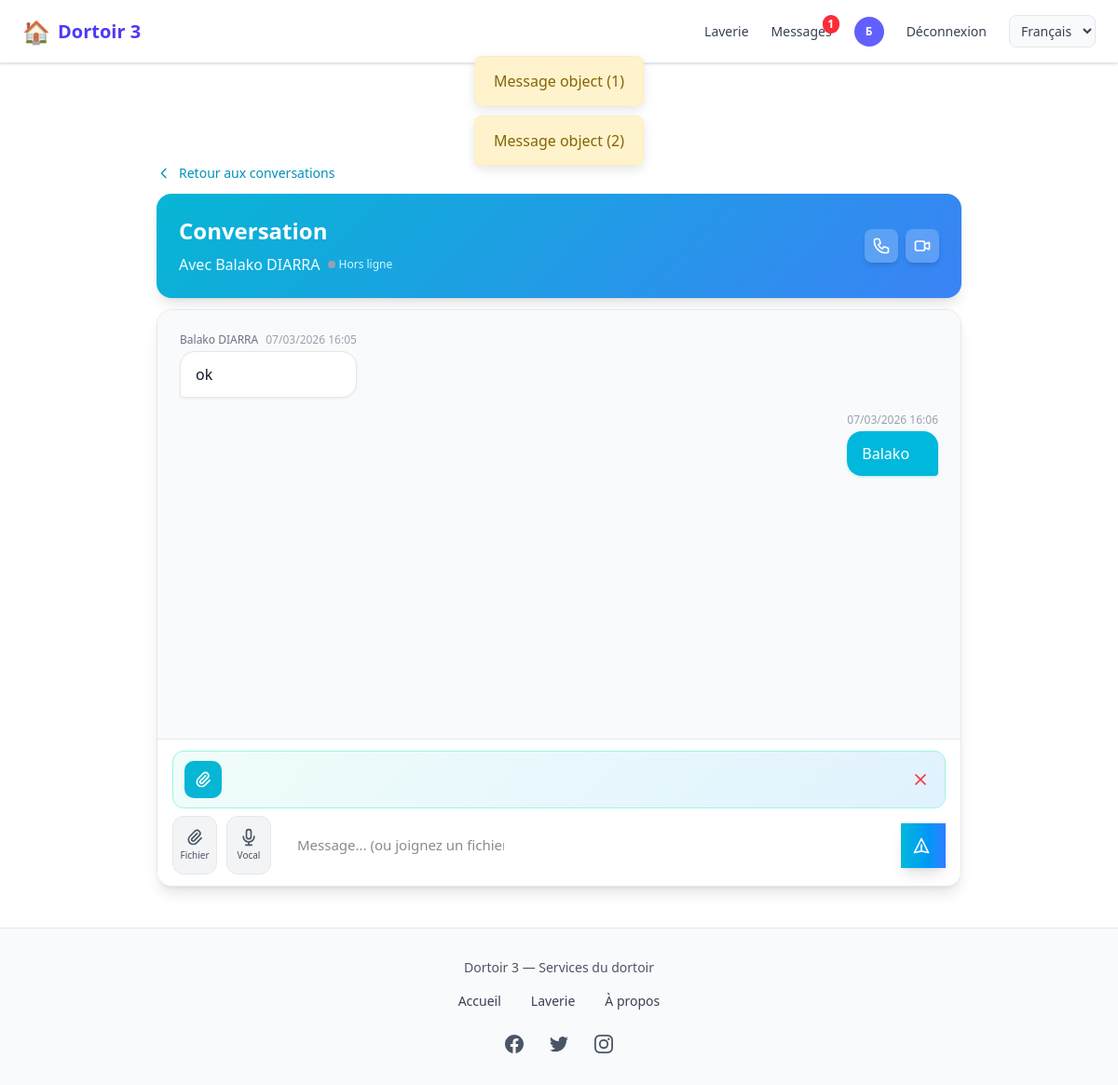
Page /chat/conversation/1/ (signed in) on the committed database.
### comptes/models.py (models this page shows, shortened)
class CustomUser(AbstractUser):
    USER_TYPES = (
        ('ADMIN', 'Administrateur'),
        ('client', 'Client'),
        ('vendeur', 'Vendeur'),
        ('coursier', 'Coursier'),
    )
    user_type = models.CharField(max_length=22, choices=USER_TYPES, default="client")
    email = models.EmailField('Adresse email', unique=True,max_length=50)
    telephone = models.CharField(max_length=20, unique=True, blank=True)
    photo = models.ImageField(upload_to=user_photo_upload_to, null=True, blank=True)
    is_premium = models.BooleanField(default=False)
    GENRE = (('masculin', 'Masculin'), ('feminin', 'Féminin'))
    genre = models.CharField(max_length=22, choices=GENRE, null=True, blank=True)
    date_inscription = models.DateField(auto_now_add=True)
    latitude = models.DecimalField(max_digits=9, decimal_places=6, blank=True, null=True)
    longitude = models.DecimalField(max_digits=9, decimal_places=6, blank=True, null=True)
    last_activity = models.DateTimeField(null=True, blank=True, verbose_name="Dernière activité")
    REQUIRED_FIELDS = ['email', 'user_type']
    @property
    def display_name(self):
        return f"{self.first_name} {self.last_name}" if self.first_name or self.last_name else self.username
    @property
    def is_online(self):
        if not self.last_activity:
            return False
        from django.utils import timezone
        from datetime import timedelta
        return timezone.now() - self.last_activity < timedelta(minutes=5)

### chat/models.py (models this page shows)
class Message(models.Model):
    conversation = models.ForeignKey(
        Conversation,
        on_delete=models.CASCADE,
        related_name='messages'
    )
    sender = models.ForeignKey(
        settings.AUTH_USER_MODEL,
        on_delete=models.CASCADE,
        related_name='sent_messages'
    )
    contenu = models.TextField(blank=True)
    lu = models.BooleanField(default=False)
    date_envoi = models.DateTimeField(auto_now_add=True)
    class Meta:
        ordering = ['date_envoi']

### chat/views.py (the view)
# urls.py: path('conversation/<int:pk>/', views.conversation_detail, name='conversation_detail'),
@login_required
def conversation_detail(request, pk):
    conv = get_object_or_404(Conversation, pk=pk)
    if request.user != conv.participant1 and request.user != conv.participant2:
        from django.http import HttpResponseForbidden
        return HttpResponseForbidden()
    other_participant = conv.participant2 if request.user == conv.participant1 else conv.participant1
    chat_messages = list(conv.messages.select_related('sender').all()[:100])
    return render(request, 'chat/conversation.html', {
        'conversation': conv,
        'messages': chat_messages,
        'chat_messages': chat_messages,
        'other_participant': other_participant,
    })

### templates/chat/conversation.html (shortened to what this page needs)
{% extends 'home.html' %}
{% load static %}
{% block contenu %}
<div class="chat-wrapper max-w-4xl mx-auto py-1 sm:py-3 px-2 sm:px-4">
    <div id="normal-header" class="mb-1 sm:mb-3">
        <a href="{% url 'chat:mes_conversations' %}" class="text-cyan-600 hover:text-cyan-700 text-xs sm:text-sm font-medium mb-1 sm:mb-3 inline-flex items-center gap-1 sm:gap-2 transition-all hover:gap-3">
            <svg class="w-3 h-3 sm:w-4 sm:h-4" fill="none" stroke="currentColor" viewBox="0 0 24 24">
                <path stroke-linecap="round" stroke-linejoin="round" stroke-width="2" d="M15 19l-7-7 7-7"/>
            </svg>
            <span class="hidden sm:inline">Retour aux conversations</span>
        </a>
        <div class="header-card rounded-xl sm:rounded-2xl shadow-lg p-2 sm:p-4 md:p-6 text-white">
            <div class="flex items-center justify-between gap-2">
                <div class="flex-1 min-w-0">
                    <h1 class="chat-header-title text-lg sm:text-xl md:text-2xl font-bold mb-1 sm:mb-2">Conversation</h1>
                    <div class="flex flex-col sm:flex-row sm:items-center gap-1 sm:gap-2">
                        <p class="chat-header-subtitle text-cyan-50 text-xs sm:text-sm md:text-base truncate">Avec {{ other_participant.display_name }}</p>
                        <div class="flex items-center gap-1">
                            <span class="status-indicator w-2 h-2 rounded-full {% if other_participant.is_online %}bg-green-400 animate-pulse{% else %}bg-gray-400{% endif %}"></span>
                            <span class="status-text text-xs text-cyan-100">
                                {% if other_participant.is_online %}En ligne{% else %}Hors ligne{% endif %}
                            </span>
                        </div>
                    </div>
                </div>
                <div class="flex items-center gap-1 sm:gap-2 flex-shrink-0">
                    <button id="audio-call-btn" class="call-button bg-white/20 hover:bg-white/30 text-white p-1.5 sm:p-2 rounded-lg transition-all shadow-md" title="Appel audio">
                    </button>
                    <button id="video-call-btn" class="call-button bg-white/20 hover:bg-white/30 text-white p-1.5 sm:p-2 rounded-lg transition-all shadow-md" title="Appel vidéo">
                        <svg class="w-4 h-4 sm:w-5 sm:h-5" fill="none" stroke="currentColor" viewBox="0 0 24 24">
                            <path stroke-linecap="round" stroke-linejoin="round" stroke-width="2" d="M15 10l4.553-2.276A1 1 0 0121 8.618v6.764a1 1 0 01-1.447.894L15 14M5 18h8a2 2 0 002-2V8a2 2 0 00-2-2H5a2 2 0 00-2 2v8a2 2 0 002 2z"/>
                        </svg>
                    </button>
                </div>
            </div>
        </div>
    </div>
    <div class="bg-white rounded-lg sm:rounded-xl md:rounded-2xl shadow-lg border border-gray-200 overflow-hidden flex flex-col chat-container relative" style="height: calc(100vh - 180px); min-height: 350px; max-height: 700px;">
        <div id="messages-container" class="flex-1 overflow-y-auto chat-messages p-3 sm:p-4 md:p-6 space-y-3 sm:space-y-4 bg-gray-50 messages-container-ready">
            {% for message in chat_messages %}
            <div class="flex {% if message.sender == user %}justify-end{% else %}justify-start{% endif %}" data-message-id="{{ message.id }}">
                <div class="message-bubble max-w-[85%] sm:max-w-[75%] md:max-w-[70%] lg:max-w-[60%]">
                    <div class="flex items-center gap-1 sm:gap-2 mb-1">
                        {% if message.sender != user %}
                        <span class="text-xs text-gray-500 truncate">{{ message.sender.display_name }}</span>
                        {% endif %}
                        <span class="text-xs text-gray-400 whitespace-nowrap">{{ message.date_envoi|date:"d/m/Y H:i" }}</span>
                    </div>
                    <div class="message-bubble rounded-xl sm:rounded-2xl px-3 py-2 sm:px-4 sm:py-3 {% if message.sender == user %}bg-cyan-500 text-white sent{% else %}bg-white text-gray-900 border border-gray-200 received{% endif %} shadow-sm">
                        {% if message.is_image %}
                            <img src="{{ message.fichier.url }}" alt="{{ message.nom_fichier }}" class="max-w-full h-auto rounded-lg mb-2" style="max-height: 250px; max-width: 100%;" loading="lazy">
                            {% if message.contenu %}
                            <p class="text-xs sm:text-sm md:text-base whitespace-pre-wrap mt-2 break-words message-bubble-content">{{ message.contenu }}</p>
                            {% endif %}
                        {% else %}
                            <p class="text-xs sm:text-sm md:text-base whitespace-pre-wrap break-words message-bubble-content">{{ message.contenu }}</p>
                        {% endif %}
                    </div>
                </div>
            </div>
            {% endfor %}
        </div>
        <div class="border-t border-gray-200 chat-input-container bg-white">
            <div id="file-preview" class="hidden mb-2 file-preview-box">
                <div class="file-icon">
                    <svg id="file-preview-icon" class="w-5 h-5" fill="none" stroke="currentColor" viewBox="0 0 24 24">
                        <path stroke-linecap="round" stroke-linejoin="round" stroke-width="2" d="M15.172 7l-6.586 6.586a2 2 0 102.828 2.828l6.414-6.586a4 4 0 00-5.656-5.656l-6.415 6.585a6 6 0 108.486 8.486L20.5 13"/>
                    </svg>
                </div>
                <button type="button" id="remove-file" class="text-red-500 hover:text-red-700 p-1 rounded-lg hover:bg-red-50 transition-colors" title="Retirer">
                    <svg class="w-5 h-5" fill="none" stroke="currentColor" viewBox="0 0 24 24">
                        <path stroke-linecap="round" stroke-linejoin="round" stroke-width="2" d="M6 18L18 6M6 6l12 12"/>
                    </svg>
                </button>
            </div>
            <form id="message-form" class="chat-input-form" enctype="multipart/form-data">
                <div class="chat-input-row">
                    <button type="button"
                            id="attach-file-btn"
                            class="chat-action-btn chat-input-buttons"
                            title="Joindre une image ou un fichier (PDF, Word, etc.)"
                            aria-label="Joindre un fichier">
                        <svg fill="none" stroke="currentColor" viewBox="0 0 24 24">
                            <path stroke-linecap="round" stroke-linejoin="round" stroke-width="2" d="M15.172 7l-6.586 6.586a2 2 0 102.828 2.828l6.414-6.586a4 4 0 00-5.656-5.656l-6.415 6.585a6 6 0 108.486 8.486L20.5 13"/>
                        </svg>
                        <span class="hidden sm:inline">Fichier</span>
                    </button>
                    <button type="button"
                            id="record-audio-btn"
                            class="chat-action-btn chat-input-buttons"
                            title="Enregistrer un message vocal"
                            aria-label="Message vocal">
                        <svg fill="none" stroke="currentColor" viewBox="0 0 24 24">
                            <path stroke-linecap="round" stroke-linejoin="round" stroke-width="2" d="M19 11a7 7 0 01-7 7m0 0a7 7 0 01-7-7m7 7v4m0 0H8m4 0h4m-4-8a3 3 0 01-3-3V5a3 3 0 116 0v6a3 3 0 01-3 3z"/>
                        </svg>
                        <span class="hidden sm:inline">Vocal</span>
                    </button>
                    <div class="message-input-wrapper flex-1">
                        <input type="text"
                               id="message-input"
                               name="contenu"
                               placeholder="Message... (ou joignez un fichier / enregistrez un vocal)"
                               class="message-input-mobile focus:outline-none focus:ring-2 focus:ring-cyan-500 focus:border-transparent text-sm sm:text-base">
                    </div>
                    <button type="submit"
                            class="chat-send-btn bg-gradient-to-r from-cyan-500 to-blue-500 hover:from-cyan-600 hover:to-blue-600 text-white font-semibold transition-all transform hover:scale-105 shadow-lg active:scale-95"
                            aria-label="Envoyer">
                        <svg class="w-4 h-4 sm:w-5 sm:h-5" fill="none" stroke="currentColor" viewBox="0 0 24 24">
                            <path stroke-linecap="round" stroke-linejoin="round" stroke-width="2" d="M12 19l9 2-9-18-9 18 9-2zm0 0v-8"/>
                        </svg>
                    </button>
                </div>
            </form>
        </div>
    </div>
</div>
{% endblock %}

### templates/nav_footer/nav.html (shortened to what this page needs)
{% load static %}
{% load i18n %}
<nav class="hidden md:flex fixed top-0 left-0 w-full z-50 bg-white border-b border-gray-200 shadow-sm">
  <div class="flex items-center justify-between w-full max-w-7xl mx-auto px-6 py-4">
    <a href="{% url 'home' %}"
       class="flex items-center space-x-2 text-indigo-600 text-xl font-semibold hover:opacity-90 transition">
      <span class="text-2xl">🏠</span>
      <span>{% trans "Dortoir 3" %}</span>
    </a>
    <div class="flex items-center space-x-6 text-sm font-medium">
      <a href="{% url 'laverie:accueil' %}"
         class="text-gray-700 hover:text-indigo-500 transition">
        {% trans "Laverie" %}
      </a>
      {% if user.is_authenticated %}
        <a href="{% url 'chat:mes_conversations' %}"
           class="relative text-gray-700 hover:text-indigo-500 transition">
          {% trans "Messages" %}
          {% if unread_messages_count > 0 %}
            <span class="absolute -top-2 -right-2 bg-red-500 text-white text-xs font-bold rounded-full min-w-[18px] h-5 flex items-center justify-center">
              {{ unread_messages_count }}
            </span>
          {% endif %}
        </a>
        <a href="{% url 'profile' %}" class="flex items-center">
          {% if user.photo %}
            <img src="{{ user.photo.url }}"
                 class="w-8 h-8 rounded-full object-cover border">
          {% else %}
            <div class="w-8 h-8 rounded-full bg-indigo-500 flex items-center justify-center text-white text-xs font-bold">
              {{ user.first_name|first|default:user.email|first|upper }}
            </div>
          {% endif %}
        </a>
        <a href="{% url 'logout' %}"
           class="text-gray-700 hover:text-red-500 transition">
          {% trans "Log out" %}
        </a>
      {% else %}
        <a href="{% url 'login' %}"
           class="text-gray-700 hover:text-indigo-500 transition">
          {% trans "Log in" %}
        </a>
      {% endif %}
      <form action="{% url 'set_language' %}" method="post" class="inline" id="lang-form-desktop">
        <select name="language" onchange="this.form.submit()" class="text-sm border border-gray-200 rounded-lg px-2 py-1.5 bg-gray-50 text-gray-700 cursor-pointer">
          {% get_current_language as CURRENT_LANG %}
          {% for code, name in LANGUAGES %}
          <option value="{{ code }}" {% if code == CURRENT_LANG %}selected{% endif %}>{{ name }}</option>
          {% endfor %}
        </select>
      </form>
    </div>
  </div>
</nav>
            {% get_current_language as CURRENT_LANG %}

### templates/nav_footer/alert.html (shortened to what this page needs)
{% if messages %}
  <ul class="messages" id="message-box">
    {% for message in messages %}
      <li class="{{ message.tags }}">{{ message }}</li>
    {% endfor %}
  </ul>
{% endif %}

### rows in the picture
CustomUser: first_name|first "Б"
Message: id "Message object (1)", sender.display_name "Balako DIARRA", date_envoi "07/03/2026 16:05", contenu "ok"
Message: id "Message object (2)", date_envoi "07/03/2026 16:06", contenu "Balako"
CustomUser: display_name "Balako DIARRA"

### other values in the picture
{{ unread_messages_count }} "1"
form field language "Français"
